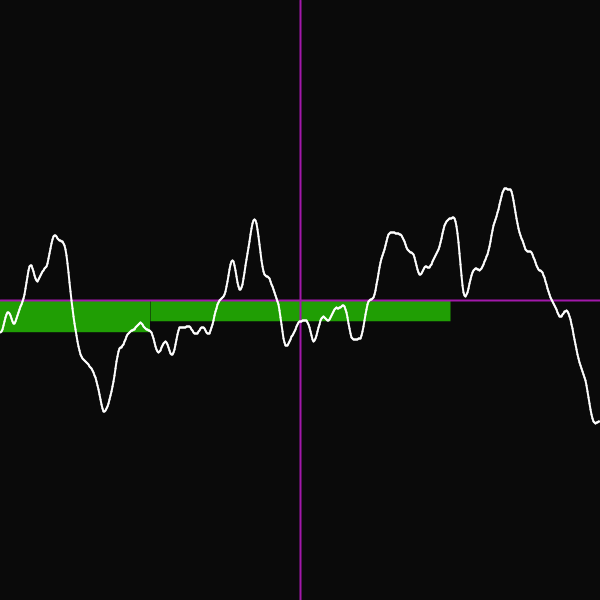
Frame 1 (no input)
Frame 60 (the mouse pressed at the canvas centre just before this capture): identical to frame 1, image omitted
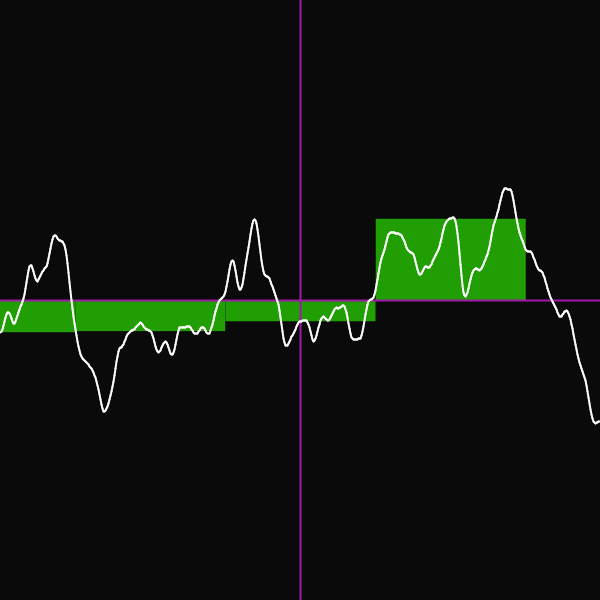
Frame 120 (the mouse held since frame 60 and released just before this capture)

The Processing sketch that drew these frames (run headless with seeded random() and noise(); from frame 60 on, the mouse is pressed at the canvas centre):

// Processing sketch: integration
// ── integration.pde
float xAxis;
float yAxis;

float[] values;

void setup() {
  size(600,600);
  smooth(6);
  xAxis = map(0, range[0], range[1], -height/2, height/2);
  yAxis = map(0, domain[0], domain[1], -width/2, width/2);
  values = new float[width];
  for (int i = 0; i < width; i++) {
    double inputx0 = map(i, 0, width-1, domain[0], domain[1]);
    values[i] = map((float) f.apply(inputx0), range[0], range[1], -height/2, height/2);
  }
}

void draw() {
  background(backgroundColor);
  translate(width/2,height/2);
  scale(1,-1);
  integralBoxes();
  
  createAxis();
  createGraph();


  rectWidth = 1.1 + cos((float) frameCount/100);
  if (frameCount % 100 == 0){ 
    partitions++;
  }
}

void integralBoxes() {
  fill(integralColor);
  stroke(integralBoundaryColor);
  noStroke();
//  int pixelJump = ceil(map(rectWidth + domain[0], domain[0], domain[1], 0, width));
  float pixelJump = (float) width / pow(2, partitions);
  for (float i = 0; i < width; i = i + pixelJump) {
    float x0 = map(i, 0, width-1, -width/2, width/2);
    rect(x0 - (float)pixelJump/2,xAxis, pixelJump, values[floor(i)]);
  }
}

void createGraph() {
 stroke(plotColor);
 strokeWeight(plotstrokeWeight);
  for (int i = 0; i < width-1; i++) {
    float x0 = map(i, 0, width-1, -width/2, width/2);
    float x1 = map(i+1, 0, width-1, -width/2, width/2);
    line(x0,values[i],x1,values[i+1]);
  }
}

void createAxis() {
  stroke(axisColor);
  strokeWeight(axisstrokeWeight);
  line(-width/2, xAxis, width/2, xAxis);
  line(yAxis, -height/2, yAxis, height/2);
}

// ── Methods.pde














public interface function {
  public double apply(double x);
}

// ── Parameters.pde
function f = new function() {
   @Override
   double apply(double x) {
     return 2*(-1.6+exp(noise((float)x/2+100)));
   }
};


float[] domain = {-10,10};

float[] range = {-2,2};


float rectWidth = 1;

int partitions = 1;


//aesthetic
color plotColor = color(255,255,255,255);
float plotstrokeWeight = 2;


color backgroundColor = color(10,10,10,255);

color axisColor = color(162,24,170,255);
float axisstrokeWeight = 2;


color integralColor = color(45,245,0,160);
color integralBoundaryColor = color(0,0,0,255);
float intstrokeWeight = 0;
